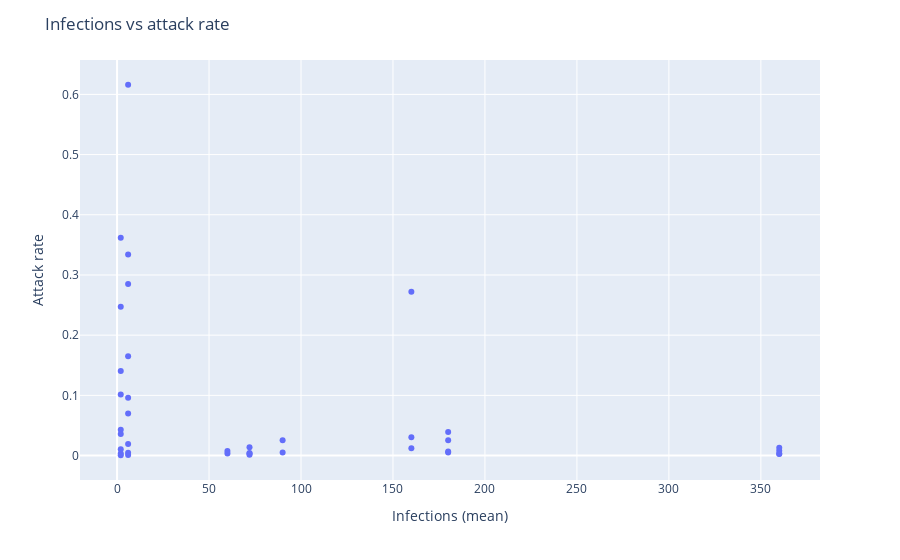

Notebook cell for this chart:
### Code cell
fig = px.scatter(df_results, x="visitors mean", y="attack rate", hover_data=[df_results.index])
fig.update_layout(
    title="Infections vs attack rate",
    xaxis_title="Infections (mean)",
    yaxis_title="Attack rate")
fig.show()

### Figure 1 — Plotly figure (JSON) as saved in the notebook; plotly's stock layout.template omitted (floating-point values rounded to 4 significant figures)
{"data": [{"customdata": [["Pharmacy-natural-No Lockdown"], ["Pharmacy-mechanical-No Lockdown"], ["Pharmacy-natural-Lockdown"], ["Pharmacy-mechanical-Lockdown"], ["Supermarket-natural-No Lockdown"], ["Supermarket-mechanical-No Lockdown"], ["Supermarket-natural-Lockdown"], ["Supermarket-mechanical-Lockdown"], ["Restaurant-natural-No Lockdown"], ["Restaurant-mechanical-No Lockdown"], ["Restaurant-Outdoor-No Lockdown"], ["Post Office-natural-No Lockdown"], ["Post Office-mechanical-No Lockdown"], ["Post Office-natural-Lockdown"], ["Post Office-mechanical-Lockdown"], ["Bank-natural-No Lockdown"], ["Bank-mechanical-No Lockdown"], ["Bank-natural-Lockdown"], ["Bank-mechanical-Lockdown"], ["Lounge-Two People-Winter-15 Mins"], ["Lounge-Two People-Winter-30 Mins"], ["Lounge-Two People-Winter-1 hour"], ["Lounge-Two People-Summer-15 Mins"], ["Lounge-Two People-Summer-30 Mins"], ["Lounge-Two People-Summer-1 hour"], ["Lounge-Two People-Outdoor-15 Mins"], ["Lounge-Two People-Outdoor-30 Mins"], ["Lounge-Two People-Outdoor-1 hour"], ["Lounge-Six People-Winter-15 Mins"], ["Lounge-Six People-Winter-30 Mins"], ["Lounge-Six People-Winter-1 hour"], ["Lounge-Six People-Summer-15 Mins"], ["Lounge-Six People-Summer-30 Mins"], ["Lounge-Six People-Summer-1 hour"], ["Lounge-Six People-Outdoor-15 Mins"], ["Lounge-Six People-Outdoor-30 Mins"], ["Lounge-Six People-Outdoor-1 hour"]], "hovertemplate": "visitors mean=%{x}<br>attack rate=%{y}<br>hover_data_0=%{customdata[0]}<extra></extra>", "legendgroup": "", "marker": {"color": "#636efa", "symbol": "circle"}, "mode": "markers", "name": "", "showlegend": false, "type": "scatter", "x": [180, 180, 90, 90, 360, 360, 60, 60, 160, 160, 160, 360, 360, 72, 72, 180, 180, 72, 72, 2, 2, 2, 2, 2, 2, 2, 2, 2, 6, 6, 6, 6, 6, 6, 6, 6, 6], "xaxis": "x", "y": [0.02542, 0.005117, 0.0255, 0.005133, 0.008086, 0.00305, 0.007633, 0.0033, 0.272, 0.01204, 0.03032, 0.01304, 0.002439, 0.004403, 0.001319, 0.03905, 0.006911, 0.01358, 0.003444, 0.043, 0.1405, 0.362, 0.036, 0.1015, 0.247, 0.0005, 0.0035, 0.0105, 0.09583, 0.2852, 0.616, 0.06967, 0.1652, 0.3342, 0.001, 0.004667, 0.01917], "yaxis": "y"}], "layout": {"legend": {"tracegroupgap": 0}, "margin": {"t": 60}, "title": {"text": "Infections vs attack rate"}, "xaxis": {"anchor": "y", "domain": [0, 1], "title": {"text": "Infections (mean)"}}, "yaxis": {"anchor": "x", "domain": [0, 1], "title": {"text": "Attack rate"}}}}
